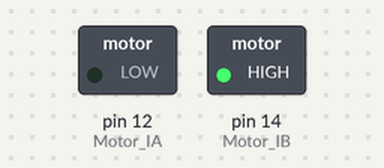
Recording of a sketch running on a simulated Arduino Uno, built with avr-gcc and run on an emulated ATmega328P. Shown: switched loads named in the sketch (green lamp = pin HIGH).

Above: at 2.0 s.
At 5.0 s:
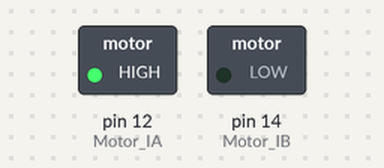
At 7.0 s:
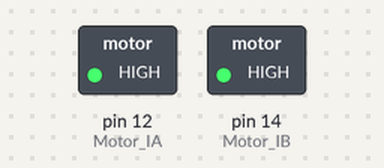
Timing chart, 0 to 10.4 s (numbered marks = the images above):
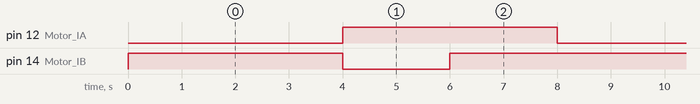

Measured:
- by itself, pin 12 (Motor_IA): alternates HIGH for 4.0 s and LOW for 4.0 s
- by itself, pin 14 (Motor_IB): repeats every 8.0 s: LOW 2.0 s, HIGH 6.0 s
- by itself, everything shown: repeats every 8.0 s, in 3 steps

The sketch:

L9110_hBridge.ino
```cpp
/*
Project:  L9110 H-Brücke mit einem 12 Volt Motor
Author:   Thomas Edlinger for www.edistechlab.com
Date:     Created 08.07.2024
Version:  V1.0
IDE:      Arduino IDE 2.3.2
Board:    Wemos d1 mini light
Pins:     IA=D6 / IB=D5

Required Board (Tools -> Board -> Boards Manager...)
- Board: esp8266 by ESP8266 Community   V3.1.2 

Required libraries (sketch -> include library -> manage libraries)
 -
*/

const uint8_t Motor_IA = 12;  //D6
const uint8_t Motor_IB = 14;  //D5
const uint8_t speed = 150;    // 0 - 255

void setup() {
  Serial.begin(115200);
  pinMode( Motor_IA, OUTPUT );
  pinMode( Motor_IB, OUTPUT );
}

void loop() {
  digitalWrite(Motor_IA,LOW);
  digitalWrite(Motor_IB,HIGH);
  delay(2000);
  digitalWrite(Motor_IA,LOW);
  analogWrite(Motor_IB,speed);
  delay(2000);
  digitalWrite(Motor_IA,HIGH);
  digitalWrite(Motor_IB,LOW);
  delay(2000);
  digitalWrite(Motor_IA,HIGH);
  analogWrite(Motor_IB,speed);
  delay(2000);
}
```
